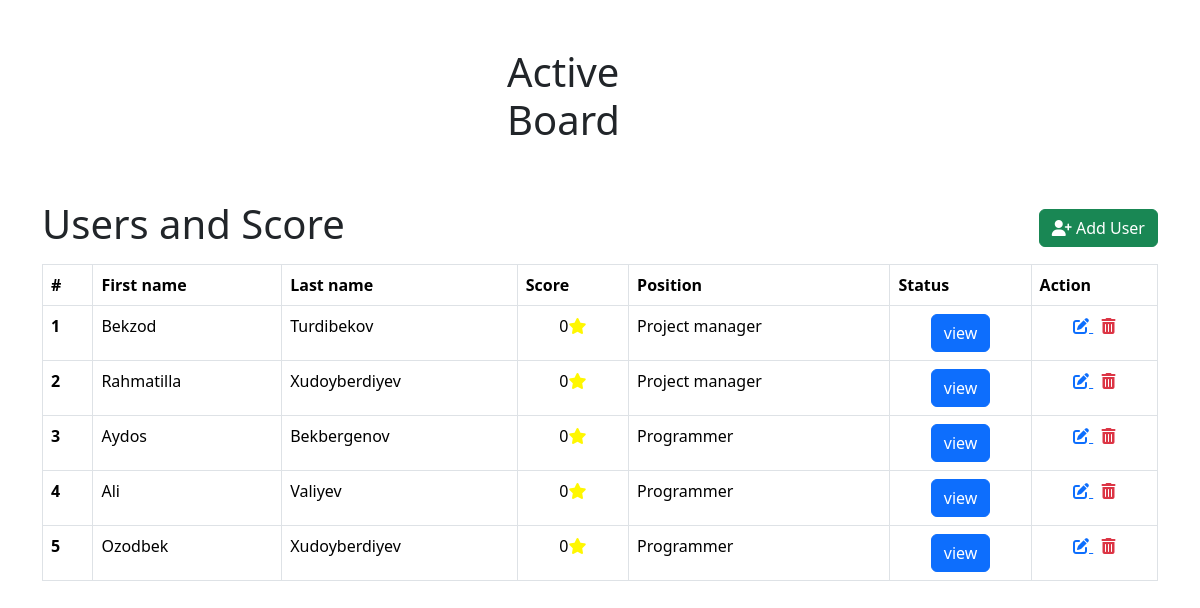
Before: / with the older database file.
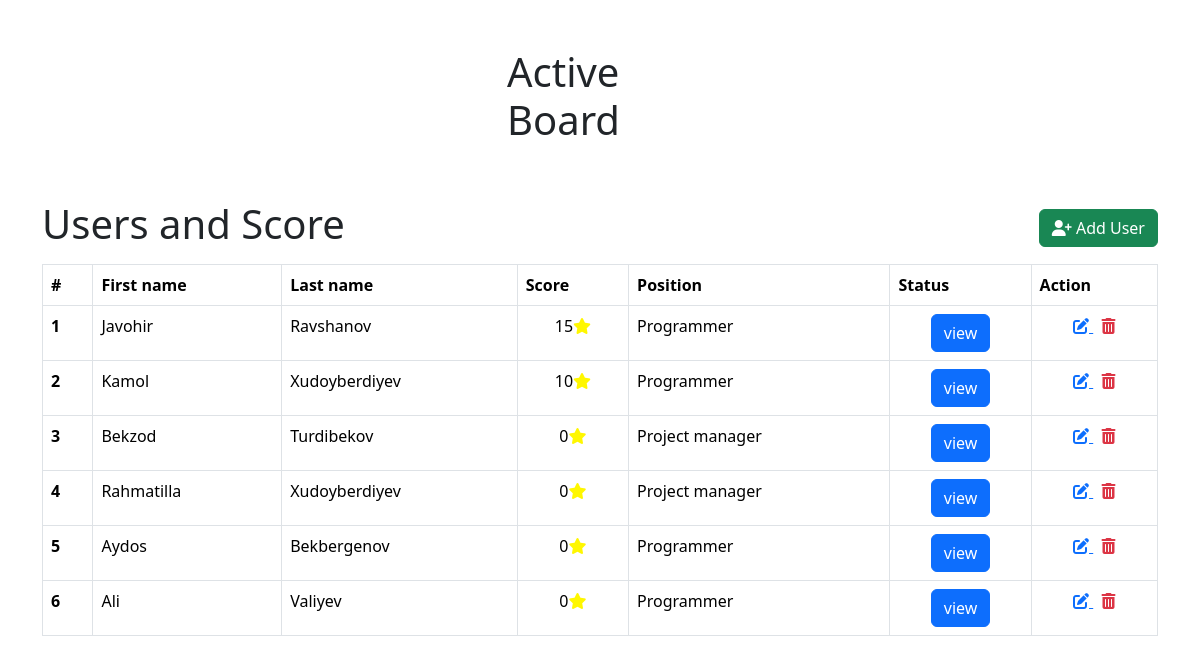
After: the same page with the newer database file.
### users/models.py (models this page shows, shortened)
class Users(models.Model):
    first_name = models.CharField(max_length=50)
    last_name = models.CharField(max_length=50)
    score = models.IntegerField(default=0)
    position = models.ForeignKey(Position, on_delete=models.CASCADE)

class Position(models.Model):
    name = models.CharField(max_length=50)
    def __str__(self):
        return f"{self.name}"

### users/views.py (the view)
# urls.py: 2. Add a URL to urlpatterns:  path('', views.home, name='home')
def home(request):
    users = Users.objects.order_by("-score")
    context = {
        "users":users
    }
    return render(request,"index.html",context)

### templates/index.html (shortened to what this page needs)
{% extends 'base.html' %} {% load static %} {% block content %}
<div class="container">
  <div class="navbar">
    <h1>Users and Score</h1>
    <a
      href="{% url 'add_user' %}"
      class="btn btn-success"
      ><i class="fa-solid fa-user-plus"></i> Add User
    </a>
  </div>
  <table class="table table-bordered">
    <thead>
      <tr>
        <th scope="col">#</th>
        <th scope="col">First name</th>
        <th scope="col">Last name</th>
        <th scope="col">Score</th>
        <th scope="col">Position</th>
        <th scope="col">Status</th>
        <th scope="col">Action</th>
      </tr>
    </thead>
    <tbody>
      {% for user in users %}
      <tr>
        <th scope="row">{{forloop.counter}}</th>
        <td>{{user.first_name}}</td>
        <td>{{user.last_name}}</td>
        <td class="text-center">{{user.score}}<i class="fa-solid fa-star " style="color: #fff700;"></i></td>
        <td>{{user.position}}</td>
        <td class="text-center">
          <a
            type="button"
            href="{% url "user_status" user.id %}"
            class="btn btn-primary"
          >
            view</a
          >
        </td>
        <td  class="text-center">
            <a href="#">
              <i class="fa-solid fa-pen-to-square"></i>
            </a>
            <a href="{% url "delete_user" user.id %}">
              <i class="fas fa-trash-alt text-danger"></i>
            </a>
          </td>
      </tr>
      {% endfor %}
    </tbody>
  </table>
</div>
{% endblock %}

### templates/base.html (shortened to what this page needs)
{% load static %}
<!DOCTYPE html>
<html lang="en">
<head>
    <link
      href="https://getbootstrap.com/docs/5.3/dist/css/bootstrap.min.css"
      rel="stylesheet"/>
   <link href="https://cdn.jsdelivr.net/npm/bootstrap@5.3.3/dist/css/bootstrap.min.css" rel="stylesheet">
    <link rel="stylesheet" href='{% static "css/style.css" %}'>
</head>
<body>
    <header class='mt-5 mb-5'>
        <h2 class="fs-1">Active Board</h2>
    </header>
    {% block content %}
    {% endblock %}
</body>
</html>

### Active_Board/static/css/style.css (style rules this page uses)
header { width: 15.5%; margin: 0 auto; }

Changed rows visible on the page:
removed Users: first_name "Ozodbek", last_name "Xudoyberdiyev", score "0", position "Programmer"
added Users: first_name "Javohir", last_name "Ravshanov", score "15", position "Programmer"
added Users: first_name "Kamol", last_name "Xudoyberdiyev", score "10", position "Programmer"
